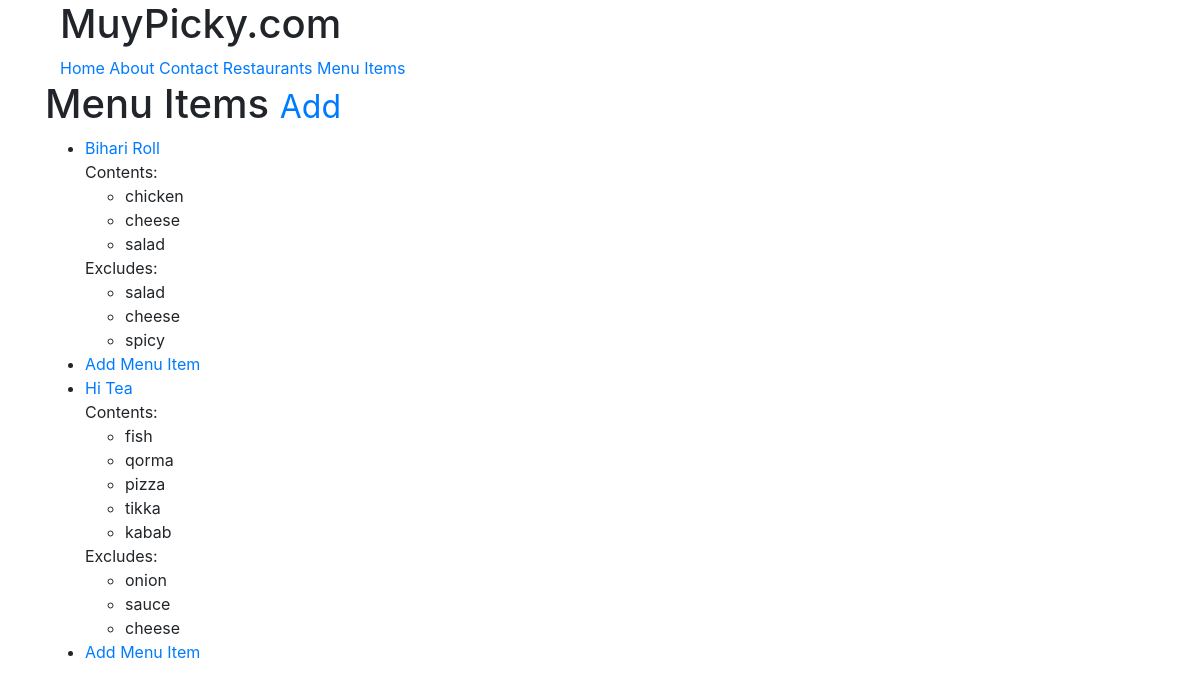
Before: /items/ (signed in) with the older database file.
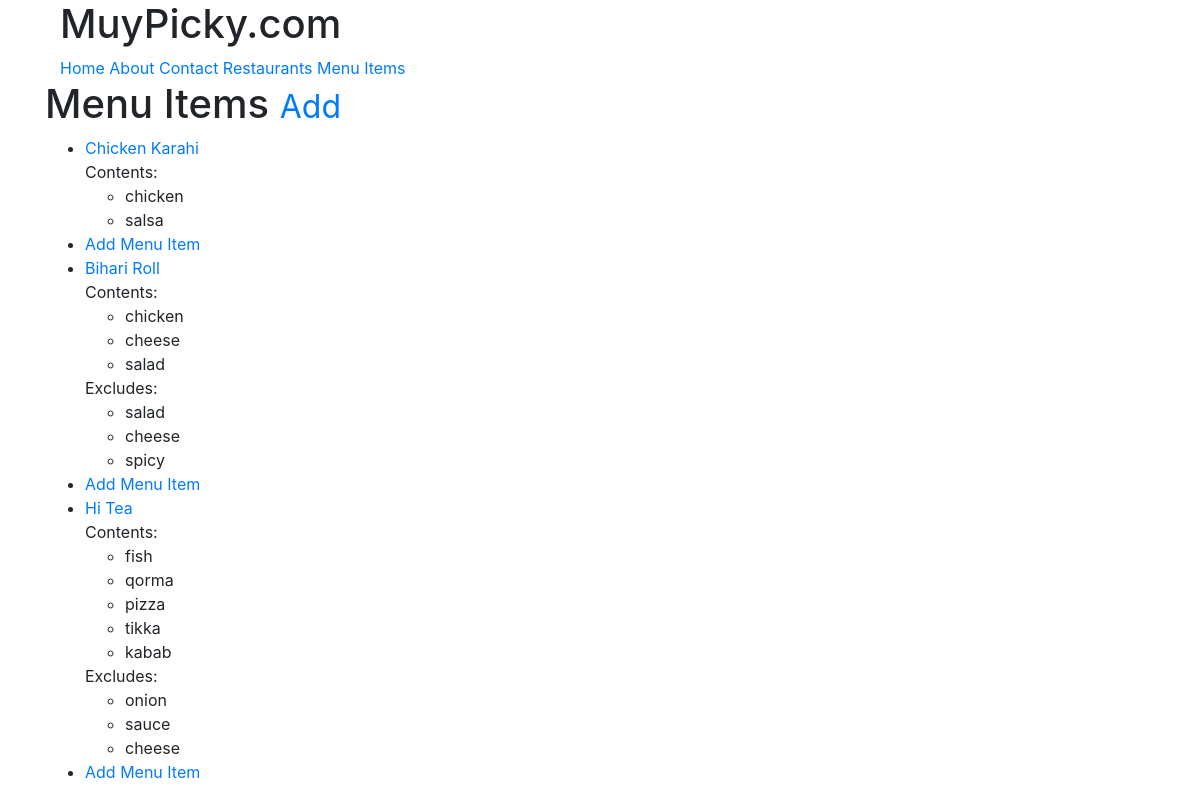
After: the same page with the newer database file.
### menus/models.py (models this page shows, shortened)
class Item(models.Model):
	user = models.ForeignKey(settings.AUTH_USER_MODEL)
	restaurant = models.ForeignKey(RestaurantLocation)
	name = models.CharField(max_length=120)
	contents = models.TextField(help_text='Separate each item by comma')
	excludes = models.TextField(blank=True, null=True, help_text='Separate each item by comma')
	public = models.BooleanField(default=True)
	timestamp = models.DateTimeField(auto_now_add=True)
	updated = models.DateTimeField(auto_now=True)
	class Meta:
		ordering = ['-updated', '-timestamp']
	def get_absolute_url(self):
		return reverse('menus:detail', kwargs={'pk':self.pk})
	def get_contents(self):
		return self.contents.split(",")
	def get_excludes(self):
		return self.excludes.split(",")

### menus/views.py (the view)
# urls.py: url(r'$', ItemListView.as_view(), name='home'),
class ItemListView(ListView):
	def get_queryset(self):
		return Item.objects.filter(user=self.request.user)

### menus/templates/menus/item_list.html (shortened to what this page needs)
{% extends "base.html" %}
{% block content %}
<h1> Menu Items <small><a href='{% url "menus:create" %}'>Add</a></small></h1>
<ul>
	{% for obj in object_list %}
		<li><a href='{{obj.get_absolute_url}}'>{{obj.name}}
		</a></li>
		{% if obj.contents %}
		Contents:
		<ul>
			{% for item in obj.get_contents  %}
				<li> {{item}}</li>
			{%endfor%}
		</ul>
		{%endif%}
		{% if obj.excludes %}
		Excludes:
		<ul>
			{% for item in obj.get_excludes  %}
				<li> {{item}}</li>
			{%endfor%}
		</ul>
		{%endif%}
	<li> <a href='{% url "menus:create" %}'>Add Menu Item</a> </li>
	{%endfor%}
</ul>
{%endblock%}

Changed rows visible on the page:
added Item: name "Chicken Karahi", get_contents "chicken" "salsa"
